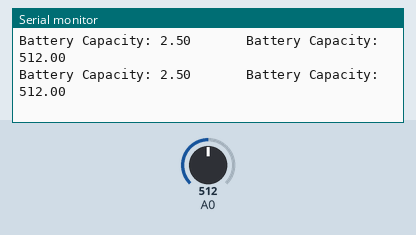
This sketch was run on a simulated Arduino Uno, built with avr-gcc and run on an emulated ATmega328P. On the bench: the last lines printed to the serial monitor. Inputs (shaded band) come from the test bench; at power-on: A0 = 512.

Above: at 1.3 s.
1.4 s: A0 set to 716
At 1.9 s:
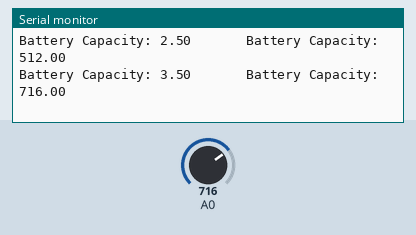
2.9 s: A0 set to 900
At 3.4 s:
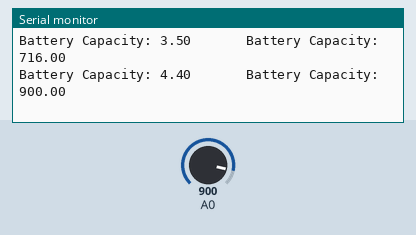
Timing chart, 0 to 5.9 s (numbered marks = the images above; inputs shaded):
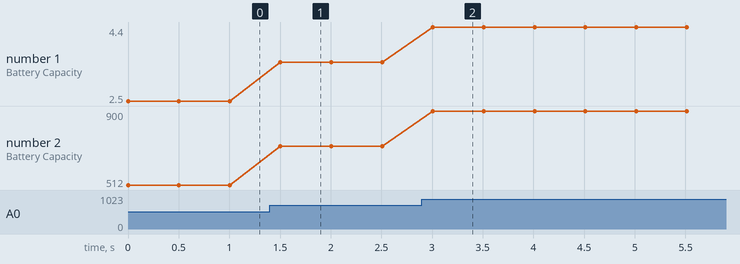

Measured:
- after the input at 1.4 s, the serial monitor: prints a new line after 0.10 s (image 1)
- after the input at 2.9 s, the serial monitor: prints a new line after 0.11 s (image 2)
- plotted number 1: 2.5 → 3.5 after the input at 1.4 s, 3.5 → 4.4 after the input at 2.9 s
- plotted number 2: 512 → 716 after the input at 1.4 s, 716 → 900 after the input at 2.9 s

The sketch:

Battery_Capacity_Reading.ino
```cpp
int batteryCap = A0;
float batteryVoltage ,batteryReading;
void setup() {
  Serial.begin(9600);
}
void loop() {
  batteryReading = analogRead(A0);
  batteryVoltage = ( batteryReading * 5 / (1023) ) ;
  Serial.print("Battery Capacity: ");
  Serial.print(batteryVoltage);
  Serial.print("       ");
  Serial.print("Battery Capacity: ");
  Serial.println(batteryReading);
  delay(500);
}
```
